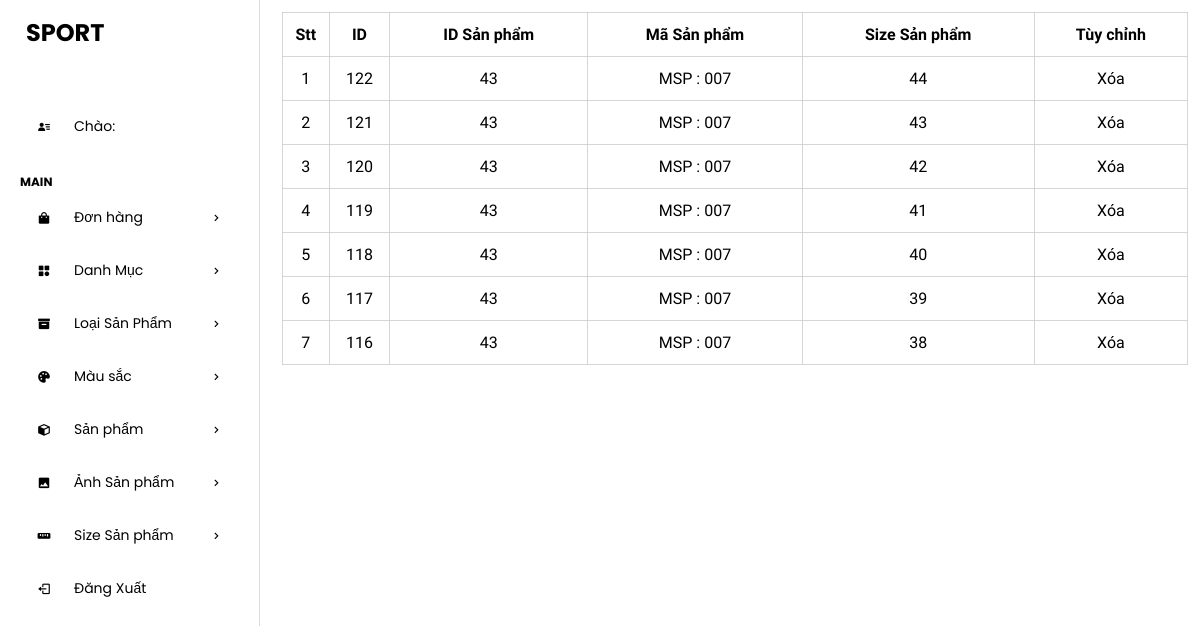
/admin/admin/sizesanphamlist.php?sanpham_id=43 (signed in), run on the app's committed database.
### tables this page shows
CREATE TABLE `tbl_sanpham_size` (
  `sanpham_size_id` int(11) NOT NULL,
  `sanpham_id` int(11) NOT NULL,
  `sanpham_size` varchar(5) NOT NULL
);

CREATE TABLE `tbl_sanpham` (
  `sanpham_id` int(11) NOT NULL,
  `sanpham_tieude` varchar(255) NOT NULL,
  `sanpham_ma` varchar(255) NOT NULL,
  `danhmuc_id` int(11) NOT NULL,
  `loaisanpham_id` int(11) NOT NULL,
  `color_id` int(11) NOT NULL,
  `sanpham_gia` varchar(255) NOT NULL,
  `sanpham_chitiet` text NOT NULL,
  `sanpham_baoquan` text NOT NULL,
  `sanpham_anh` varchar(255) NOT NULL,
  `so_luong` int(11) DEFAULT NULL
);

### admin/admin/lib/database.php (called while the page is built, shortened)
<?php
class Database
{
    public $host = DB_HOST;
    public $user = DB_USER;
    public $pass = DB_PASS;
    public $dbname = DB_NAME;
    public $link;
    private function connectDB()
    {
        try {
            $this->link = new PDO("mysql:host={$this->host};dbname={$this->dbname}", $this->user, $this->pass);
            $this->link->setAttribute(PDO::ATTR_ERRMODE, PDO::ERRMODE_EXCEPTION);
            $this->link->exec("set names utf8");
        } catch (PDOException $e) {
            $this->error = "Connection fail: " . $e->getMessage();
            return false;
        }
    }
    public function select($query, $params = [])
    {
        try {
            $stmt = $this->link->prepare($query);
            $stmt->execute($params);
            return $stmt;
        } catch (PDOException $e) {
            $this->error = "Query failed: " . $e->getMessage();
            return false;
        }
    }
}

### admin/admin/class/product_class.php (called while the page is built, shortened)
<?php
class product
{
    private $db;
    public function __construct()
    {
        $this->db = new Database();
    }
    public function get_size($sanpham_id)
    {
        $query = "SELECT tbl_sanpham_size.*, tbl_sanpham.sanpham_ma
        FROM tbl_sanpham_size INNER JOIN tbl_sanpham ON tbl_sanpham_size.sanpham_id = tbl_sanpham.sanpham_id
        WHERE tbl_sanpham_size.sanpham_id = $sanpham_id
        ORDER BY tbl_sanpham_size.sanpham_size_id DESC  ";
        $result = $this->db->select($query);
        return $result;
    }
}
?>

### admin/admin/sizesanphamlist.php (the view, shortened to what this page needs)
<?php
include "header.php";
include "leftside.php";
?>
<?php
$product = new product();
if (isset($_GET['sanpham_id'])|| $_GET['sanpham_id']!=NULL){
    $sanpham_id = $_GET['sanpham_id'];
    }
    $get_size = $product -> get_size($sanpham_id);
?>
<div class="admin-content-right">
    <div class="table-content">
        <table>
            <tr>
                <th>Stt</th>
                <th>ID</th>
                <th>ID Sản phẩm</th>
                <th>Mã Sản phẩm</th>
                <th>Size Sản phẩm</th>
                <th>Tùy chỉnh</th>
            </tr>
            <?php
                    if($get_size){$i=0; while($result= $get_size->fetch(PDO::FETCH_ASSOC)){
                        $i++
                    ?>
            <tr>
                <td> <?php echo $i ?></td>
                <td> <?php echo $result['sanpham_size_id'] ?></td>
                <td> <?php echo $result['sanpham_id'] ?></td>
                <td> <?php echo $result['sanpham_ma']  ?></td>
                <td> <?php echo $result['sanpham_size']  ?></td>
                <td><a href="sizesanphamdelete.php?sanpham_size_id=<?php echo $result['sanpham_size_id'] ?>">Xóa</a>
                </td>
            </tr>
            <?php
                     }}
                    ?>
        </table>
    </div>
</div>
</section>
</body>
</html>

### admin/admin/css/style.css (style rules this page uses)
:root { --maincolor: #58257b; --subcolor: #a083b4; }
* { padding: 0; margin: 0; box-sizing: border-box; }
body { font-family: "Poppins", sans-serif; }
a { text-decoration: none; color: black; }
.admin-content-right { width: 80%; background-color: #fff; padding: 12px 12px; height: 100vh; overflow-y: scroll; }
.table-content table { width: 100%; }
.table-content table, th, td { text-align: center; border: 1px solid #cccc; border-collapse: collapse; padding: 12px 0; font-family: "Bona Nova", serif; }

### data on the page
tbl_sanpham_size: sanpham_size_id "122", sanpham "43", sanpham.sanpham_ma "MSP : 007", sanpham_size "44"
tbl_sanpham_size: sanpham_size_id "121", sanpham "43", sanpham.sanpham_ma "MSP : 007", sanpham_size "43"
tbl_sanpham_size: sanpham_size_id "120", sanpham "43", sanpham.sanpham_ma "MSP : 007", sanpham_size "42"
tbl_sanpham_size: sanpham_size_id "119", sanpham "43", sanpham.sanpham_ma "MSP : 007", sanpham_size "41"
tbl_sanpham_size: sanpham_size_id "118", sanpham "43", sanpham.sanpham_ma "MSP : 007", sanpham_size "40"
tbl_sanpham_size: sanpham_size_id "117", sanpham "43", sanpham.sanpham_ma "MSP : 007", sanpham_size "39"
tbl_sanpham_size: sanpham_size_id "116", sanpham "43", sanpham.sanpham_ma "MSP : 007", sanpham_size "38"
